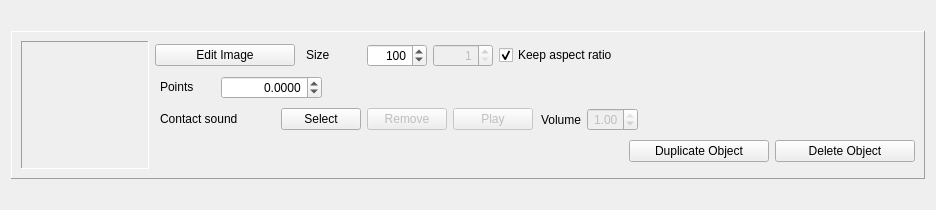
<?xml version="1.0" encoding="UTF-8"?>
<ui version="4.0">
 <class>ObjectWidget</class>
 <widget class="QWidget" name="ObjectWidget">
  <property name="geometry">
   <rect>
    <x>0</x>
    <y>0</y>
    <width>936</width>
    <height>210</height>
   </rect>
  </property>
  <property name="sizePolicy">
   <sizepolicy hsizetype="Preferred" vsizetype="Fixed">
    <horstretch>0</horstretch>
    <verstretch>0</verstretch>
   </sizepolicy>
  </property>
  <property name="windowTitle">
   <string>Form</string>
  </property>
  <layout class="QGridLayout" name="gridLayout">
   <item row="0" column="0">
    <widget class="QFrame" name="frameObject">
     <property name="sizePolicy">
      <sizepolicy hsizetype="Preferred" vsizetype="Fixed">
       <horstretch>0</horstretch>
       <verstretch>0</verstretch>
      </sizepolicy>
     </property>
     <property name="frameShape">
      <enum>QFrame::Panel</enum>
     </property>
     <property name="frameShadow">
      <enum>QFrame::Raised</enum>
     </property>
     <layout class="QHBoxLayout" name="horizontalLayout_13">
      <item>
       <widget class="QLabel" name="label_Image">
        <property name="sizePolicy">
         <sizepolicy hsizetype="Fixed" vsizetype="Fixed">
          <horstretch>0</horstretch>
          <verstretch>0</verstretch>
         </sizepolicy>
        </property>
        <property name="minimumSize">
         <size>
          <width>128</width>
          <height>128</height>
         </size>
        </property>
        <property name="maximumSize">
         <size>
          <width>128</width>
          <height>128</height>
         </size>
        </property>
        <property name="accessibleName">
         <string notr="true"/>
        </property>
        <property name="autoFillBackground">
         <bool>true</bool>
        </property>
        <property name="frameShape">
         <enum>QFrame::Panel</enum>
        </property>
        <property name="frameShadow">
         <enum>QFrame::Sunken</enum>
        </property>
        <property name="text">
         <string/>
        </property>
        <property name="scaledContents">
         <bool>false</bool>
        </property>
        <property name="alignment">
         <set>Qt::AlignCenter</set>
        </property>
        <property name="margin">
         <number>2</number>
        </property>
        <property name="indent">
         <number>0</number>
        </property>
       </widget>
      </item>
      <item>
       <layout class="QVBoxLayout" name="verticalLayout_Buttons">
        <item>
         <layout class="QHBoxLayout" name="horizontalLayout_SelectImage">
          <item>
           <widget class="QPushButton" name="pushButton_SelectImage">
            <property name="sizePolicy">
             <sizepolicy hsizetype="Fixed" vsizetype="Fixed">
              <horstretch>0</horstretch>
              <verstretch>0</verstretch>
             </sizepolicy>
            </property>
            <property name="minimumSize">
             <size>
              <width>140</width>
              <height>0</height>
             </size>
            </property>
            <property name="text">
             <string>Edit Image</string>
            </property>
           </widget>
          </item>
          <item>
           <widget class="QLabel" name="label_Size">
            <property name="sizePolicy">
             <sizepolicy hsizetype="Preferred" vsizetype="Fixed">
              <horstretch>0</horstretch>
              <verstretch>0</verstretch>
             </sizepolicy>
            </property>
            <property name="minimumSize">
             <size>
              <width>60</width>
              <height>0</height>
             </size>
            </property>
            <property name="text">
             <string>Size</string>
            </property>
            <property name="indent">
             <number>5</number>
            </property>
           </widget>
          </item>
          <item>
           <widget class="QSpinBox" name="spinBox_Width">
            <property name="minimumSize">
             <size>
              <width>60</width>
              <height>0</height>
             </size>
            </property>
            <property name="alignment">
             <set>Qt::AlignRight|Qt::AlignTrailing|Qt::AlignVCenter</set>
            </property>
            <property name="minimum">
             <number>1</number>
            </property>
            <property name="maximum">
             <number>1920</number>
            </property>
            <property name="value">
             <number>100</number>
            </property>
           </widget>
          </item>
          <item>
           <widget class="QSpinBox" name="spinBox_Height">
            <property name="enabled">
             <bool>false</bool>
            </property>
            <property name="minimumSize">
             <size>
              <width>60</width>
              <height>0</height>
             </size>
            </property>
            <property name="alignment">
             <set>Qt::AlignRight|Qt::AlignTrailing|Qt::AlignVCenter</set>
            </property>
            <property name="minimum">
             <number>1</number>
            </property>
            <property name="maximum">
             <number>1920</number>
            </property>
           </widget>
          </item>
          <item>
           <widget class="QCheckBox" name="checkBox_KeepAspectRatio">
            <property name="sizePolicy">
             <sizepolicy hsizetype="Expanding" vsizetype="Fixed">
              <horstretch>0</horstretch>
              <verstretch>0</verstretch>
             </sizepolicy>
            </property>
            <property name="text">
             <string>Keep aspect ratio</string>
            </property>
            <property name="checked">
             <bool>true</bool>
            </property>
           </widget>
          </item>
          <item>
           <spacer name="horizontalSpacer_SelectImage">
            <property name="orientation">
             <enum>Qt::Horizontal</enum>
            </property>
            <property name="sizeHint" stdset="0">
             <size>
              <width>40</width>
              <height>20</height>
             </size>
            </property>
           </spacer>
          </item>
         </layout>
        </item>
        <item>
         <layout class="QHBoxLayout" name="horizontalLayout_Points">
          <item>
           <widget class="QLabel" name="label_Points">
            <property name="sizePolicy">
             <sizepolicy hsizetype="Preferred" vsizetype="Fixed">
              <horstretch>0</horstretch>
              <verstretch>0</verstretch>
             </sizepolicy>
            </property>
            <property name="minimumSize">
             <size>
              <width>60</width>
              <height>0</height>
             </size>
            </property>
            <property name="text">
             <string>Points</string>
            </property>
            <property name="indent">
             <number>5</number>
            </property>
           </widget>
          </item>
          <item>
           <widget class="QDoubleSpinBox" name="doubleSpinBox_Points">
            <property name="alignment">
             <set>Qt::AlignRight|Qt::AlignTrailing|Qt::AlignVCenter</set>
            </property>
            <property name="decimals">
             <number>4</number>
            </property>
            <property name="minimum">
             <double>-1000000.000000000000000</double>
            </property>
            <property name="maximum">
             <double>1000000.000000000000000</double>
            </property>
           </widget>
          </item>
          <item>
           <spacer name="horizontalSpacer_Points">
            <property name="orientation">
             <enum>Qt::Horizontal</enum>
            </property>
            <property name="sizeHint" stdset="0">
             <size>
              <width>40</width>
              <height>20</height>
             </size>
            </property>
           </spacer>
          </item>
         </layout>
        </item>
        <item>
         <layout class="QHBoxLayout" name="horizontalLayout_Sound">
          <item>
           <widget class="QLabel" name="label_Sound">
            <property name="sizePolicy">
             <sizepolicy hsizetype="Preferred" vsizetype="Fixed">
              <horstretch>0</horstretch>
              <verstretch>0</verstretch>
             </sizepolicy>
            </property>
            <property name="minimumSize">
             <size>
              <width>120</width>
              <height>0</height>
             </size>
            </property>
            <property name="text">
             <string>Contact sound</string>
            </property>
            <property name="indent">
             <number>5</number>
            </property>
           </widget>
          </item>
          <item>
           <widget class="QPushButton" name="pushButton_SoundSelect">
            <property name="sizePolicy">
             <sizepolicy hsizetype="Fixed" vsizetype="Fixed">
              <horstretch>0</horstretch>
              <verstretch>0</verstretch>
             </sizepolicy>
            </property>
            <property name="text">
             <string>Select</string>
            </property>
           </widget>
          </item>
          <item>
           <widget class="QPushButton" name="pushButton_SoundRemove">
            <property name="enabled">
             <bool>false</bool>
            </property>
            <property name="sizePolicy">
             <sizepolicy hsizetype="Fixed" vsizetype="Fixed">
              <horstretch>0</horstretch>
              <verstretch>0</verstretch>
             </sizepolicy>
            </property>
            <property name="text">
             <string>Remove</string>
            </property>
           </widget>
          </item>
          <item>
           <widget class="QPushButton" name="pushButton_SoundPlay">
            <property name="enabled">
             <bool>false</bool>
            </property>
            <property name="sizePolicy">
             <sizepolicy hsizetype="Fixed" vsizetype="Fixed">
              <horstretch>0</horstretch>
              <verstretch>0</verstretch>
             </sizepolicy>
            </property>
            <property name="text">
             <string>Play</string>
            </property>
           </widget>
          </item>
          <item>
           <widget class="QLabel" name="label_Volume">
            <property name="text">
             <string>Volume</string>
            </property>
            <property name="indent">
             <number>2</number>
            </property>
           </widget>
          </item>
          <item>
           <widget class="QDoubleSpinBox" name="doubleSpinBox_Volume">
            <property name="enabled">
             <bool>false</bool>
            </property>
            <property name="alignment">
             <set>Qt::AlignRight|Qt::AlignTrailing|Qt::AlignVCenter</set>
            </property>
            <property name="maximum">
             <double>1.000000000000000</double>
            </property>
            <property name="singleStep">
             <double>0.100000000000000</double>
            </property>
            <property name="value">
             <double>1.000000000000000</double>
            </property>
           </widget>
          </item>
          <item>
           <spacer name="horizontalSpacer_Sound">
            <property name="orientation">
             <enum>Qt::Horizontal</enum>
            </property>
            <property name="sizeHint" stdset="0">
             <size>
              <width>40</width>
              <height>20</height>
             </size>
            </property>
           </spacer>
          </item>
         </layout>
        </item>
        <item>
         <layout class="QHBoxLayout" name="horizontalLayout_Size">
          <item>
           <spacer name="horizontalSpacer">
            <property name="orientation">
             <enum>Qt::Horizontal</enum>
            </property>
            <property name="sizeHint" stdset="0">
             <size>
              <width>40</width>
              <height>20</height>
             </size>
            </property>
           </spacer>
          </item>
          <item>
           <widget class="QPushButton" name="pushButton">
            <property name="minimumSize">
             <size>
              <width>140</width>
              <height>0</height>
             </size>
            </property>
            <property name="text">
             <string>Duplicate Object</string>
            </property>
           </widget>
          </item>
          <item>
           <widget class="QPushButton" name="pushButton_Delete">
            <property name="sizePolicy">
             <sizepolicy hsizetype="Fixed" vsizetype="Fixed">
              <horstretch>0</horstretch>
              <verstretch>0</verstretch>
             </sizepolicy>
            </property>
            <property name="minimumSize">
             <size>
              <width>140</width>
              <height>0</height>
             </size>
            </property>
            <property name="text">
             <string>Delete Object</string>
            </property>
           </widget>
          </item>
         </layout>
        </item>
       </layout>
      </item>
     </layout>
    </widget>
   </item>
  </layout>
 </widget>
 <resources/>
 <connections/>
</ui>
